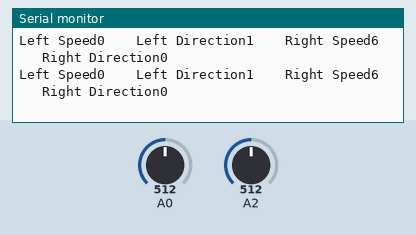
A sketch run on a simulated Arduino Uno, built with avr-gcc and run on an emulated ATmega328P. On the bench: the last lines printed to the serial monitor. The inputs (shaded band) are chosen by the test bench; at power-on: A2 = 512, A0 = 512. No radio packets arrive unless stated.

Above: at 2.7 s.
2.8 s: A2 set to 543
At 3.06 s:
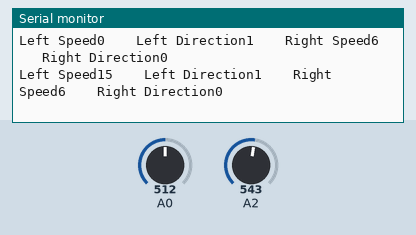
5.8 s: A2 set to 696
At 5.85 s:
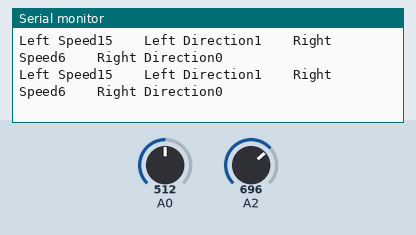
7.3 s: A2 set to 731
At 7.4 s:
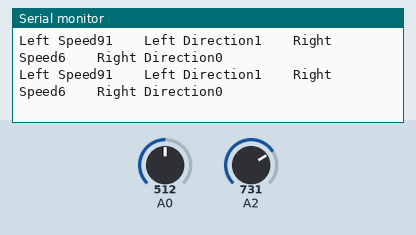
10.3 s: A0 set to 518
At 10.37 s:
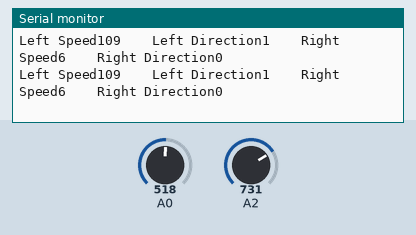
Timing chart, 0 to 13.3 s (numbered marks = the images above; inputs shaded):
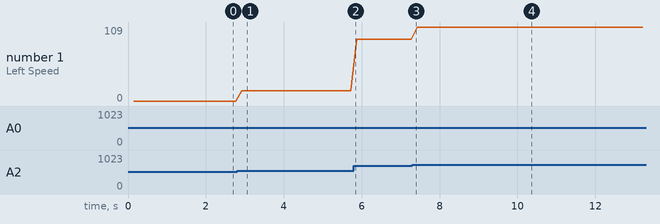

The sketch:

Radio_Transmitter_Test_V2.ino
```cpp
//Include Libraries
#include <SPI.h>
#include <nRF24L01.h>
#include <RF24.h>

//create an RF24 object
RF24 radio(7,8);  // CSN,mCE

//address through which two modules communicate.
const byte address[6] = "ABCDE";

//Variables for analog values
float raw_right_Speed;
int raw_right_Direction;
float raw_left_Speed;
int raw_left_Direction;


//Create data structure to be sent over radio, 8 bytes long
struct dataStruct{
  int left_Speed;
  int left_Direction;
  int right_Speed;
  int right_Direction;
}radioBuf;

//Used to turn int structure data into binary array to transmit
byte tx_buf[sizeof(radioBuf)] = {0};

void setup()
{
  // Debugging only
  Serial.begin(9600);

  //Begin radio
  radio.begin();

  //set the address
  radio.openWritingPipe(address);
  radio.setPALevel(RF24_PA_HIGH);

  //Set module as transmitter
  radio.stopListening();

}

void loop()
{
  //Get analog data from joystick
  //The following calculations is to create a deadzone for the joystick, and allow direction controls using one joystick for each side.
  float left_Min_Deadzone = 500.0;
  float left_Max_Deadzone = 511.0;
  float left_front_correction_value = 255.0/(1024.0-left_Max_Deadzone);
  float left_back_correction_value = (255.0/left_Min_Deadzone);

  //Left track control
  raw_left_Speed = analogRead(A2);
  //Round up to max
  if (raw_left_Speed>=1010){
    raw_left_Speed = 1024;
  }
  else if (raw_left_Speed<=14){
    raw_left_Speed = 0;
  }
  //Deadzone
  if (raw_left_Speed>=left_Min_Deadzone && raw_left_Speed<=left_Max_Deadzone){
    radioBuf.left_Speed = 0;
  }
  //Forward
  else if (raw_left_Speed>left_Max_Deadzone){
    radioBuf.left_Speed = (raw_left_Speed-left_Max_Deadzone)*left_front_correction_value;
    raw_left_Direction = 1;
  }
  //Backward
  else if(raw_left_Speed<left_Min_Deadzone){
    radioBuf.left_Speed = (left_Min_Deadzone-raw_left_Speed)*left_back_correction_value;
    raw_left_Direction = 0;
  }


  //Joystick -> Motor value constants
  float right_Min_Deadzone = 526.0;
  float right_Max_Deadzone = 536.0;
  float right_front_correction_value = 255.0/(1024.0-right_Max_Deadzone);
  float right_back_correction_value = (255.0/right_Min_Deadzone);

  //Right track control
  raw_right_Speed = analogRead(A0);
  //Round up to max
  if (raw_right_Speed>=1010){
    raw_right_Speed = 1024;
  }
  else if (raw_right_Speed<=14){
    raw_right_Speed = 0;
  }

  //Deadzone
  if (raw_right_Speed>=right_Min_Deadzone && raw_right_Speed<=right_Max_Deadzone){
    radioBuf.right_Speed = 0;
  }
  //Forward
  else if (raw_right_Speed>right_Max_Deadzone){
    radioBuf.right_Speed = (raw_right_Speed-right_Max_Deadzone)*right_front_correction_value;
    raw_right_Direction = 1;
  }
  //Backward
  else if(raw_right_Speed<right_Min_Deadzone){
    radioBuf.right_Speed = (right_Min_Deadzone-raw_right_Speed)*right_back_correction_value;
    raw_right_Direction = 0;
  }

  //Direction based on the position of the pot
    radioBuf.right_Direction = raw_right_Direction;
    radioBuf.left_Direction = raw_left_Direction;

    //Copies data from radioBuf structure to binary array
    memcpy(tx_buf, &radioBuf, sizeof(radioBuf));


    //Sends message every 150ms
    const uint32_t radio_Delay = 150;
    static uint32_t time_Last = 0;

    if (millis()-time_Last>=radio_Delay){

      //Send array in tx_buff over radio on pipe address ABCDE
      radio.write(&tx_buf, sizeof(tx_buf));

      //Debug Only
      Serial.print("Left Speed");
      Serial.print(radioBuf.left_Speed);
      // Serial.print("    Left Raw Speed");
      // Serial.print(raw_left_Speed);
      Serial.print("    Left Direction");
      Serial.print(radioBuf.left_Direction);
      Serial.print("    Right Speed");
      Serial.print(radioBuf.right_Speed);
      // Serial.print("    Right Raw Speed");
      // Serial.print((right_Min_Deadzone-raw_right_Speed)*right_back_correction_value);
      Serial.print("    Right Direction");
      Serial.println(radioBuf.right_Direction);

      time_Last = millis();
    }
}
```

Measured:
- after the input at 2.8 s, the serial monitor: prints a new line after 0.13 s (image 1)
- plotted number 1: 0 → 15 after the input at 2.8 s, 15 → 91 after the input at 5.8 s, 91 → 109 after the input at 7.3 s
